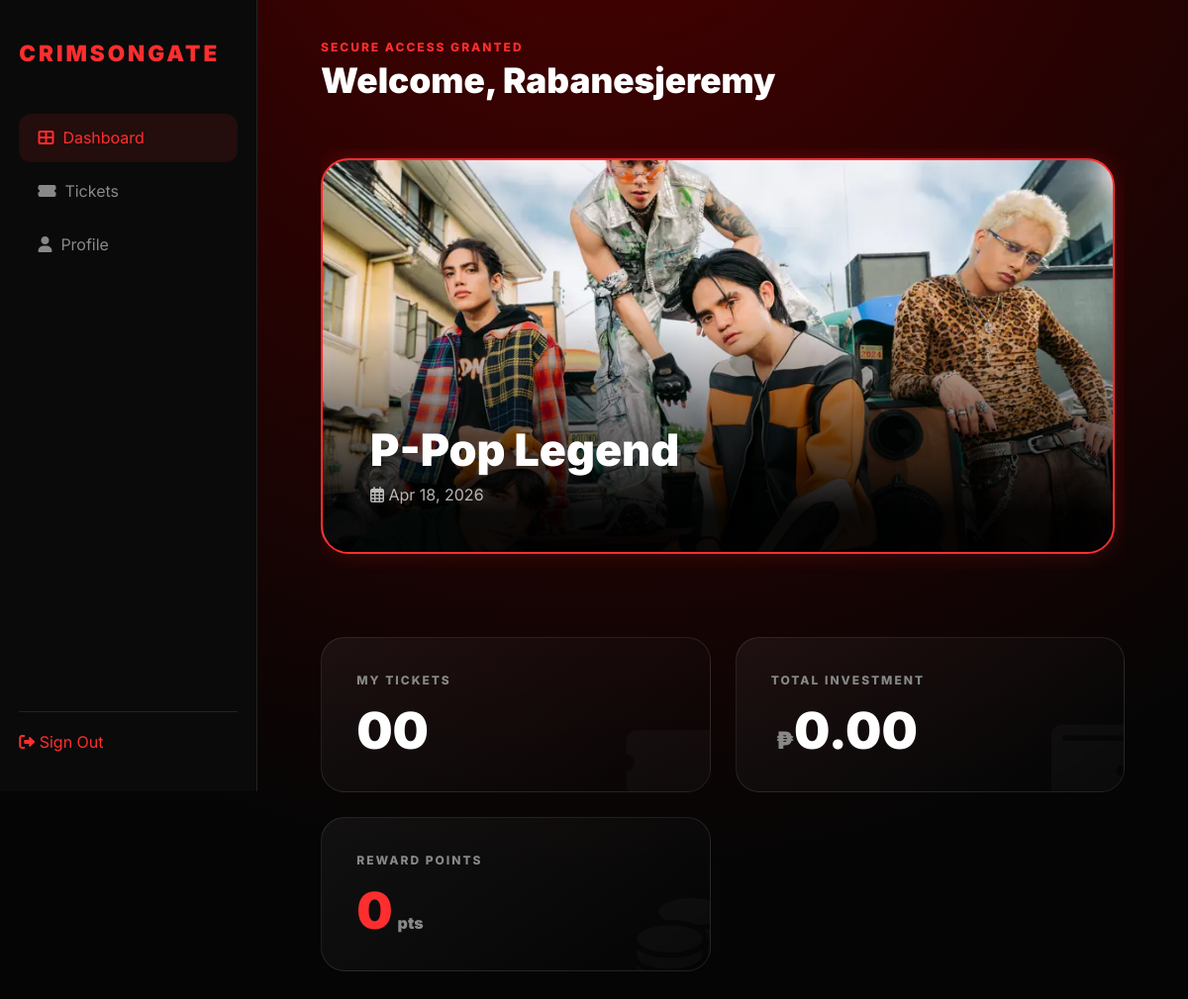
Screenshot of /dash.php (signed in) with the database file from the repository.
### tables this page shows
CREATE TABLE `events` (
  `id` int(11) NOT NULL,
  `title` varchar(150) NOT NULL,
  `artist` varchar(120) NOT NULL,
  `venue` varchar(150) NOT NULL,
  `event_date` date NOT NULL,
  `event_time` time NOT NULL,
  `price` decimal(10,2) NOT NULL,
  `poster` varchar(255) DEFAULT NULL,
  `status` enum('active','soldout','cancelled') DEFAULT 'active',
  `created_at` timestamp NOT NULL DEFAULT current_timestamp()
);

CREATE TABLE `user` (
  `id` int(100) NOT NULL,
  `name` varchar(100) NOT NULL,
  `lname` varchar(100) NOT NULL,
  `email` varchar(100) NOT NULL,
  `password` varchar(100) NOT NULL,
  `role` varchar(100) NOT NULL,
  `points` int(11) DEFAULT 0,
  `status` varchar(20) DEFAULT 'pending'
);

### dash.php (the view, shortened to what this page needs)
<?php
include 'db.php';
if (isset($_SESSION['email'])) {
    $user_email = $_SESSION['email'];
    $u_query = "SELECT id, points FROM user WHERE email = '$user_email' LIMIT 1";
    $u_res = mysqli_query($conn, $u_query);
    if (mysqli_num_rows($u_res) > 0) {
        $user_data = mysqli_fetch_assoc($u_res);
        $user_id = $user_data['id'];
        $reward_points = number_format($user_data['points']);
    } else {
        $user_id = 0;
        $reward_points = 0;
    }
    $display_name = ucwords(str_replace(['.', '_'], ' ', explode('@', $user_email)[0]));
    $t_query = "SELECT COUNT(*) as total FROM bookings WHERE user_id = '$user_id'";
    $t_res = mysqli_fetch_assoc(mysqli_query($conn, $t_query));
    $ticket_count = sprintf("%02d", $t_res['total']);
    $p_query = "SELECT SUM(price) as total_spent FROM bookings WHERE user_id = '$user_id'";
    $p_res = mysqli_fetch_assoc(mysqli_query($conn, $p_query));
    $total_spent = $p_res['total_spent'] ? number_format($p_res['total_spent'], 2) : "0.00";
}
$event_query = "SELECT * FROM events WHERE status = 'active' ORDER BY event_date ASC LIMIT 5";
$event_result = mysqli_query($conn, $event_query);
?>
<!DOCTYPE html>
<html lang="en">
<head>
    <link rel="stylesheet" href="https://cdnjs.cloudflare.com/ajax/libs/font-awesome/6.0.0/css/all.min.css">
</head>
<body>
    <aside class="sidebar">
        <a href="#" class="logo">CRIMSON<span>GATE</span></a>
        <nav>
            <ul>
                <li class="active"><a href="#"><i class="fas fa-th-large"></i>&nbsp;&nbsp;Dashboard</a></li>
                <li><a href="ticket.php"><i class="fas fa-ticket-alt"></i>&nbsp;&nbsp;Tickets</a></li>
                <li><a href="profile.php"><i class="fas fa-user"></i>&nbsp;&nbsp;Profile</a></li>
            </ul>
        </nav>
        <div style="margin-top: auto; padding-top: 20px; border-top: 1px solid var(--card-border);">
            <a href="index.php" style="color:var(--accent-red); text-decoration:none;">
                <i class="fas fa-sign-out-alt"></i> Sign Out
            </a>
        </div>
    </aside>
    <main class="main-content">
        <header>
            <p style="color:var(--accent-red); font-size:0.75rem; font-weight:800; letter-spacing:2px; margin-bottom: 5px;">SECURE ACCESS GRANTED</p>
            <h1 style="font-weight:900; font-size: 2.2rem;">Welcome, <?php echo isset($display_name) ? $display_name : 'Guest'; ?></h1>
        </header>
        <section class="slider-section">
            <div class="slider-wrapper" id="autoSlider">
                <?php while ($event = mysqli_fetch_assoc($event_result)): ?>
                    <a href="seatno.php?event_id=<?php echo $event['id']; ?>" class="event-card"
                        style="background-image: url('<?php echo $event['poster']; ?>');">
                        <div class="card-content">
                            <h3><?php echo $event['title']; ?></h3>
                            <p style="color: rgba(255,255,255,0.7);"><i class="far fa-calendar-alt"></i>
                                <?php echo date('M d, Y', strtotime($event['event_date'])); ?></p>
                        </div>
                    </a>
                <?php endwhile; ?>
            </div>
        </section>
        <section class="stats-grid">
            <div class="card">
                <i class="fas fa-ticket-alt bg-icon"></i>
                <div class="stat-label">MY TICKETS</div>
                <div class="stat-value"><?php echo isset($ticket_count) ? $ticket_count : '00'; ?></div>
            </div>
            <div class="card">
                <i class="fas fa-wallet bg-icon"></i>
                <div class="stat-label">TOTAL INVESTMENT</div>
                <div class="stat-value"><span style="font-size: 1.5rem;">₱</span><?php echo isset($total_spent) ? $total_spent : '0.00'; ?></div>
            </div>
            <div class="card">
                <i class="fas fa-coins bg-icon"></i>
                <div class="stat-label">REWARD POINTS</div>
                <div class="stat-value" style="color: var(--accent-red);"><?php echo isset($reward_points) ? $reward_points : '0'; ?><span>pts</span></div>
            </div>
        </section>
    </main>
</body>
</html>

### dash.php (style rules this page uses)
:root { --bg: #050505; --sidebar-bg: #0a0a0a; --accent-red: #ff2e2e; --card-border: rgba(255, 255, 255, 0.1); --text-main: #ffffff; --text-dim: #888; }
* { margin: 0; padding: 0; box-sizing: border-box; font-family: 'Inter', sans-serif; }
body { background-color: var(--bg); background-image: radial-gradient(circle at 50% -20%, #4b0000 0%, var(--bg) 80%); color: var(--text-main); display: flex; min-height: 100vh; }
.sidebar { width: 260px; background: var(--sidebar-bg); border-right: 1px solid var(--card-border); padding: 2.5rem 1.2rem; position: fixed; height: 100vh; display: flex; flex-direction: column; z-index: 100; }
.logo { font-size: 1.4rem; font-weight: 900; color: var(--accent-red); text-transform: uppercase; letter-spacing: 3px; text-decoration: none; margin-bottom: 3rem; }
nav ul { list-style: none; }
nav ul li a { text-decoration: none; color: var(--text-dim); display: flex; align-items: center; padding: 0.9rem 1.2rem; border-radius: 12px; transition: 0.3s; margin-bottom: 5px; }
nav ul li.active a, nav ul li a:hover { background: rgba(255, 46, 46, 0.1); color: var(--accent-red); }
.main-content { margin-left: 260px; flex: 1; padding: 2.5rem 4rem; width: calc(100% - 260px); }
header { margin-bottom: 3rem; }
.slider-section { margin-bottom: 4rem; }
.slider-wrapper { display: flex; gap: 25px; overflow-x: auto; scroll-snap-type: x mandatory; padding: 10px 5px 20px 5px; scrollbar-width: none; scroll-behavior: smooth; }
.event-card { min-width: 100%; height: 400px; background-size: cover; background-position: center; border-radius: 28px; position: relative; scroll-snap-align: start; display: flex; flex-direction: column; justify-content: flex-end; padding: 3rem; border: 2px solid var(--accent-red); box-shadow: 0 0 25px rgba(255, 46, 46, 0.2); overflow: hidden; text-decoration: none; color: white; transition: 0.4s ease; }
.event-card::before { content: ''; position: absolute; inset: 0; background: linear-gradient(to top, rgba(0, 0, 0, 0.95) 10%, transparent 60%); z-index: 1; }
.card-content { position: relative; z-index: 2; }
.card-content h3 { font-size: 2.8rem; font-weight: 900; margin-bottom: 8px; }
.stats-grid { display: grid; grid-template-columns: repeat(auto-fit, minmax(280px, 1fr)); gap: 25px; }
.card { background: linear-gradient(145deg, rgba(255, 255, 255, 0.05), rgba(0, 0, 0, 0.2)); border: 1px solid var(--card-border); border-radius: 24px; padding: 2.2rem; position: relative; overflow: hidden; transition: 0.4s cubic-bezier(0.175, 0.885, 0.32, 1.275); }
.bg-icon { position: absolute; right: -15px; bottom: -15px; font-size: 5.5rem; color: rgba(255, 255, 255, 0.03); pointer-events: none; }
.stat-label { color: var(--text-dim); font-size: 0.75rem; font-weight: 800; letter-spacing: 2px; margin-bottom: 18px; }
.stat-value { font-size: 3.2rem; font-weight: 900; line-height: 1; }
.stat-value span { font-size: 1rem; color: var(--text-dim); margin-left: 5px; }

### rows the page displays
events: poster (picture), title "P-Pop Legend", event_date "Apr 18, 2026"
user: points "0"

### other values shown
$display_name "Rabanesjeremy"
$ticket_count "00"
$total_spent "0.00"
